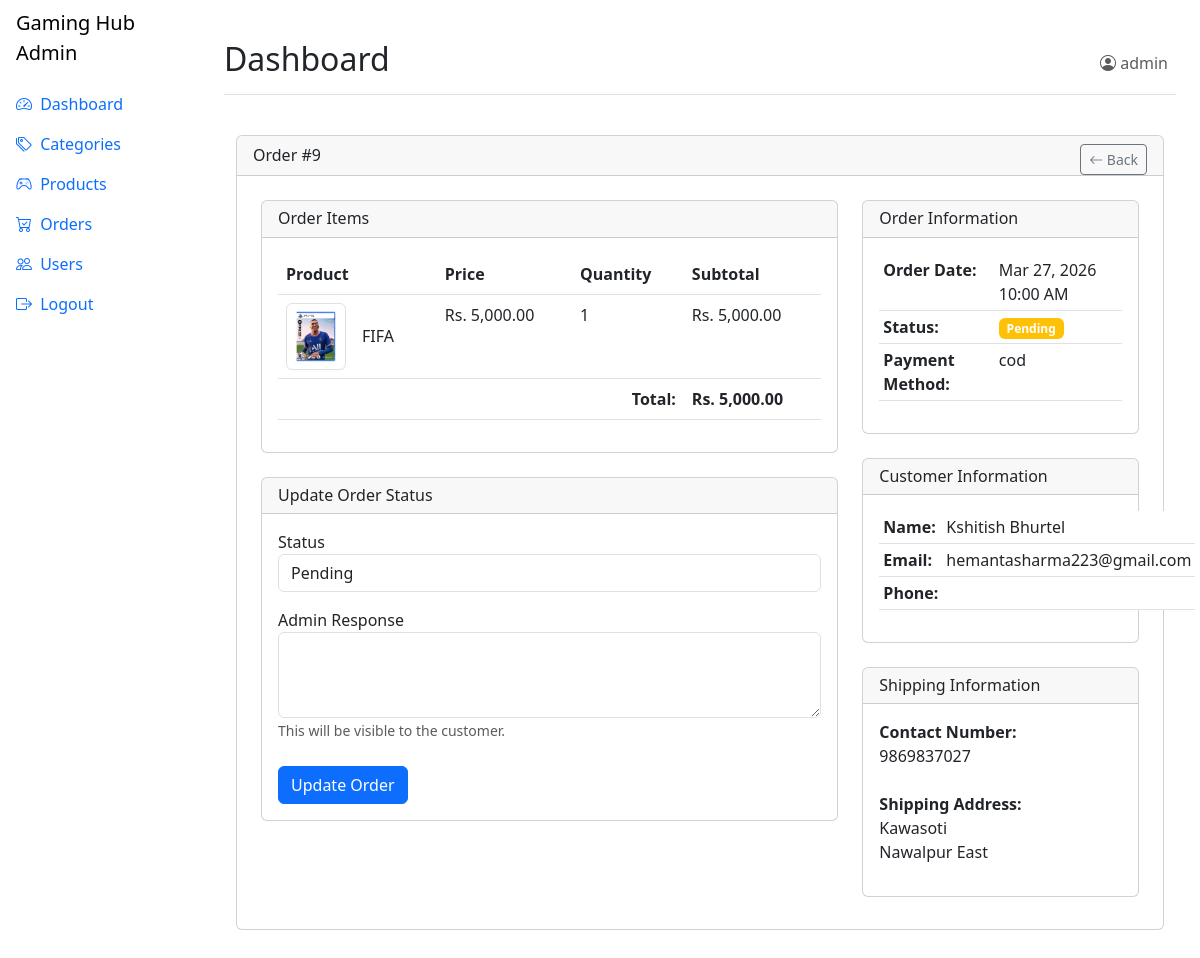
/admin/orders/view.php?id=9 (signed in), run on the app's committed database.
### tables this page shows
CREATE TABLE `orders` (
  `order_id` int(11) NOT NULL AUTO_INCREMENT,
  `user_id` int(11) NOT NULL,
  `order_date` timestamp NOT NULL DEFAULT current_timestamp(),
  `shipping_address` text NOT NULL,
  `contact_number` varchar(20) NOT NULL,
  `payment_method` varchar(50) DEFAULT 'Cash on Delivery',
  `total_amount` decimal(10,2) NOT NULL,
  `status` enum('pending','processing','shipped','delivered','cancelled') DEFAULT 'pending',
  `admin_response` text DEFAULT NULL,
  `response_date` timestamp NULL DEFAULT NULL,
  PRIMARY KEY (`order_id`),
  KEY `user_id` (`user_id`),
  CONSTRAINT `orders_ibfk_1` FOREIGN KEY (`user_id`) REFERENCES `users` (`user_id`) ON DELETE CASCADE
);

CREATE TABLE `order_items` (
  `item_id` int(11) NOT NULL AUTO_INCREMENT,
  `order_id` int(11) NOT NULL,
  `product_id` int(11) NOT NULL,
  `quantity` int(11) NOT NULL,
  `unit_price` decimal(10,2) NOT NULL,
  PRIMARY KEY (`item_id`),
  KEY `order_id` (`order_id`),
  KEY `product_id` (`product_id`),
  CONSTRAINT `order_items_ibfk_1` FOREIGN KEY (`order_id`) REFERENCES `orders` (`order_id`) ON DELETE CASCADE,
  CONSTRAINT `order_items_ibfk_2` FOREIGN KEY (`product_id`) REFERENCES `products` (`product_id`) ON DELETE CASCADE
);

CREATE TABLE `products` (
  `product_id` int(11) NOT NULL AUTO_INCREMENT,
  `subcategory_id` int(11) NOT NULL,
  `name` varchar(255) NOT NULL,
  `slug` varchar(255) DEFAULT NULL,
  `description` text DEFAULT NULL,
  `price` decimal(10,2) NOT NULL,
  `discount_price` decimal(10,2) DEFAULT NULL,
  `image` varchar(255) DEFAULT NULL,
  `stock` int(11) NOT NULL DEFAULT 0,
  `is_featured` tinyint(1) DEFAULT 0,
  `is_active` tinyint(1) DEFAULT 1,
  `created_at` timestamp NOT NULL DEFAULT current_timestamp(),
  `updated_at` timestamp NOT NULL DEFAULT current_timestamp() ON UPDATE current_timestamp(),
  `tags` varchar(255) DEFAULT NULL,
  PRIMARY KEY (`product_id`),
  UNIQUE KEY `slug` (`slug`),
  KEY `subcategory_id` (`subcategory_id`),
  CONSTRAINT `products_ibfk_1` FOREIGN KEY (`subcategory_id`) REFERENCES `subcategories` (`subcategory_id`) ON DELETE CASCADE
);

CREATE TABLE `users` (
  `user_id` int(11) NOT NULL AUTO_INCREMENT,
  `email` varchar(100) NOT NULL,
  `password` varchar(255) NOT NULL,
  `full_name` varchar(100) DEFAULT NULL,
  `phone` varchar(20) DEFAULT NULL,
  `address` text DEFAULT NULL,
  `is_active` tinyint(1) DEFAULT 1,
  `created_at` timestamp NOT NULL DEFAULT current_timestamp(),
  `updated_at` timestamp NOT NULL DEFAULT current_timestamp() ON UPDATE current_timestamp(),
  PRIMARY KEY (`user_id`),
  UNIQUE KEY `email` (`email`)
);

### config/database.php (called while the page is built)
<?php
$host = 'localhost';
$dbname = 'gaming_hub';
$username = 'root';
$password = '';
try {
    $pdo = new PDO("mysql:host=$host;dbname=$dbname;charset=utf8", $username, $password);
    $pdo->setAttribute(PDO::ATTR_ERRMODE, PDO::ERRMODE_EXCEPTION);
} catch (PDOException $e) {
    die("Database connection failed: " . $e->getMessage());
}
function executeQuery($sql, $params = []) {
    global $pdo;
    $stmt = $pdo->prepare($sql);
    $stmt->execute($params);
    return $stmt;
}
?>

### admin/orders/view.php (the view, shortened to what this page needs)
<?php
require_once __DIR__ . '../../../config/database.php';
$orderId = (int)$_GET['id'];
$order = executeQuery("SELECT o.*, u.email, u.full_name, u.phone
                      FROM orders o
                      JOIN users u ON o.user_id = u.user_id
                      WHERE o.order_id = ?", [$orderId])
         ->fetch(PDO::FETCH_ASSOC);
$orderItems = executeQuery("SELECT oi.*, p.name, p.image
                           FROM order_items oi
                           JOIN products p ON oi.product_id = p.product_id
                           WHERE oi.order_id = ?", [$orderId])
              ->fetchAll(PDO::FETCH_ASSOC);
require_once __DIR__ . '/../includes/admin_header.php';
?>
<div class="container-fluid py-4">
    <div class="row">
        <div class="col-12">
            <div class="card mb-4">
                <div class="card-header pb-0">
                    <div class="d-flex justify-content-between align-items-center">
                        <h6>Order #<?= $order['order_id'] ?></h6>
                        <div>
                            <a href="<?= $order['status'] === 'pending' ? 'pending.php' : 'all.php' ?>"
                               class="btn btn-sm btn-outline-secondary">
                                <i class="bi bi-arrow-left"></i> Back
                            </a>
                        </div>
                    </div>
                </div>
                <div class="card-body px-0 pt-0 pb-2">
                    <div class="row p-4">
                        <div class="col-md-8">
                            <div class="card mb-4">
                                <div class="card-header">
                                    <h6 class="mb-0">Order Items</h6>
                                </div>
                                <div class="card-body">
                                    <div class="table-responsive">
                                        <table class="table">
                                            <thead>
                                                <tr>
                                                    <th>Product</th>
                                                    <th>Price</th>
                                                    <th>Quantity</th>
                                                    <th>Subtotal</th>
                                                </tr>
                                            </thead>
                                            <tbody>
                                                <?php foreach ($orderItems as $item): ?>
                                                <tr>
                                                    <td>
                                                        <div class="d-flex align-items-center">
                                                            <img src="/gaming_hub/assets/uploads/products/<?= $item['image'] ?>"
                                                                 alt="<?= $item['name'] ?>" class="img-thumbnail me-3" style="width: 60px;">
                                                            <div>
                                                                <h6 class="mb-0"><?= $item['name'] ?></h6>
                                                            </div>
                                                        </div>
                                                    </td>
                                                    <td>Rs. <?= number_format($item['unit_price'], 2) ?></td>
                                                    <td><?= $item['quantity'] ?></td>
                                                    <td>Rs. <?= number_format($item['unit_price'] * $item['quantity'], 2) ?></td>
                                                </tr>
                                                <?php endforeach; ?>
                                            </tbody>
                                            <tfoot>
                                                <tr>
                                                    <th colspan="3" class="text-end">Total:</th>
                                                    <th>Rs. <?= number_format($order['total_amount'], 2) ?></th>
                                                </tr>
                                            </tfoot>
                                        </table>
                                    </div>
                                </div>
                            </div>
                            <div class="card">
                                <div class="card-header">
                                    <h6 class="mb-0">Update Order Status</h6>
                                </div>
                                <div class="card-body">
                                    <form method="POST">
                                        <div class="form-group">
                                            <label for="status" class="form-control-label">Status</label>
                                            <select class="form-control" id="status" name="status" required>
                                                <option value="pending" <?= $order['status'] === 'pending' ? 'selected' : '' ?>>Pending</option>
                                            </select>
                                        </div>
                                        <div class="form-group mt-3">
                                            <label for="response" class="form-control-label">Admin Response</label>
                                            <textarea class="form-control" id="response" name="response" rows="3"><?= htmlspecialchars($order['admin_response'] ?? '') ?></textarea>
                                            <small class="text-muted">This will be visible to the customer.</small>
                                        </div>
                                        <div class="form-group mt-4">
                                            <button type="submit" class="btn btn-primary">Update Order</button>
                                        </div>
                                    </form>
                                </div>
                            </div>
                        </div>
                        <div class="col-md-4">
                            <div class="card mb-4">
                                <div class="card-header">
                                    <h6 class="mb-0">Order Information</h6>
                                </div>
                                <div class="card-body">
                                    <table class="table table-sm">
                                        <tr>
                                            <th>Order Date:</th>
                                            <td><?= date('M d, Y h:i A', strtotime($order['order_date'])) ?></td>
                                        </tr>
                                        <tr>
                                            <th>Status:</th>
                                            <td>
                                                <span class="badge
                                                    <?= $order['status'] == 'pending' ? 'bg-warning' :
                                                       ($order['status'] == 'processing' ? 'bg-info' :
                                                       ($order['status'] == 'shipped' ? 'bg-primary' :
                                                       ($order['status'] == 'delivered' ? 'bg-success' : 'bg-danger'))) ?>">
                                                    <?= ucfirst($order['status']) ?>
                                                </span>
                                            </td>
                                        </tr>
                                        <tr>
                                            <th>Payment Method:</th>
                                            <td><?= $order['payment_method'] ?></td>
                                        </tr>
                                    </table>
                                </div>
                            </div>
                            <div class="card mb-4">
                                <div class="card-header">
                                    <h6 class="mb-0">Customer Information</h6>
                                </div>
                                <div class="card-body">
                                    <table class="table table-sm">
                                        <tr>
                                            <th>Name:</th>
                                            <td><?= $order['full_name'] ?></td>
                                        </tr>
                                        <tr>
                                            <th>Email:</th>
                                            <td><?= $order['email'] ?></td>
                                        </tr>
                                        <tr>
                                            <th>Phone:</th>
                                            <td><?= $order['phone'] ?></td>
                                        </tr>
                                    </table>
                                </div>
                            </div>
                            <div class="card">
                                <div class="card-header">
                                    <h6 class="mb-0">Shipping Information</h6>
                                </div>
                                <div class="card-body">
                                    <address>
                                        <strong>Contact Number:</strong><br>
                                        <?= $order['contact_number'] ?><br><br>
                                        <strong>Shipping Address:</strong><br>
                                        <?= nl2br($order['shipping_address']) ?>
                                    </address>
                                </div>
                            </div>
                        </div>
                    </div>
                </div>
            </div>
        </div>
    </div>
</div>
<?php require_once __DIR__ . '/../includes/admin_footer.php'; ?>

### data on the page
orders: order_id "9", total_amount "5,000.00", status "Pending", order_date "Mar 27, 2026 10:00 AM", payment_method "cod", user.full_name "Kshitish Bhurtel", user.email "hemantasharma223@gmail.com", contact_number "9869837027", shipping_address "Kawasoti Nawalpur East"
order_items: product.image (picture), product.name "FIFA", unit_price "5,000.00", quantity "1", $item['unit_price'] * $item['quantity'] "5,000.00"

### other printed values
$pageTitle "Dashboard"
$_SESSION['admin_username'] "admin"
